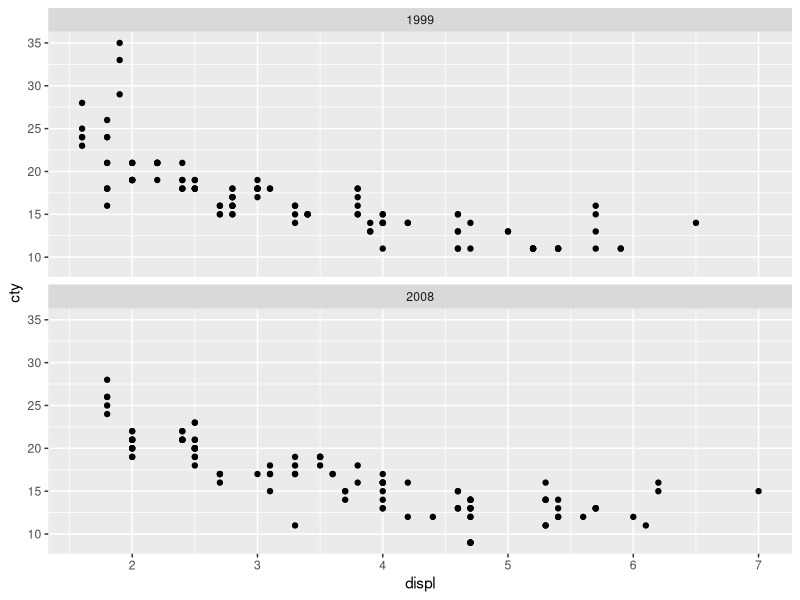
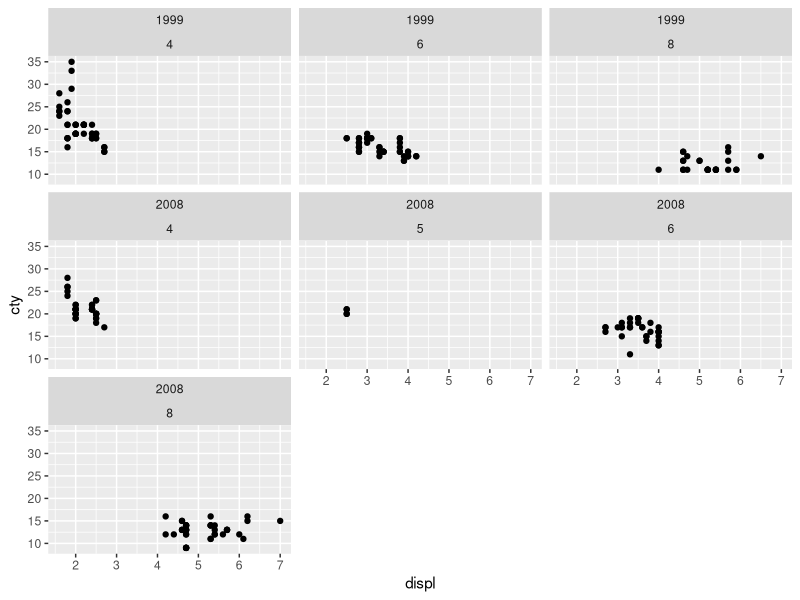
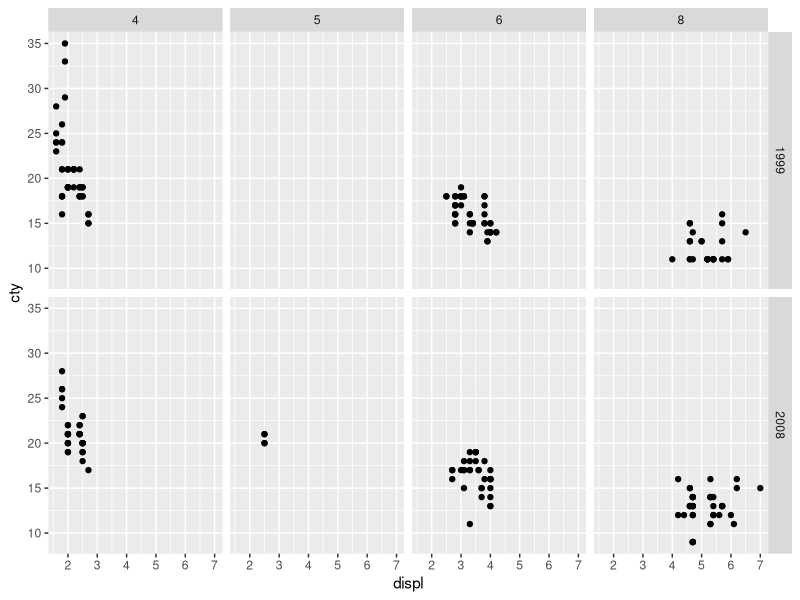
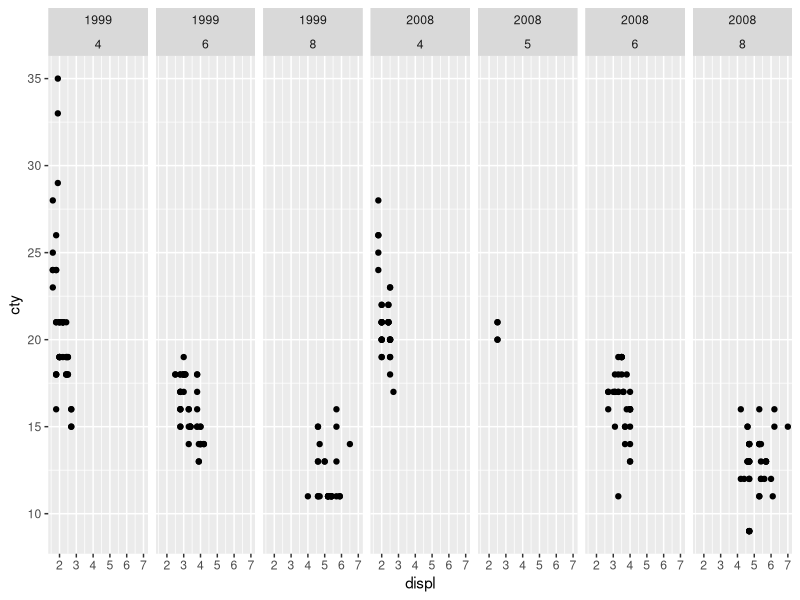
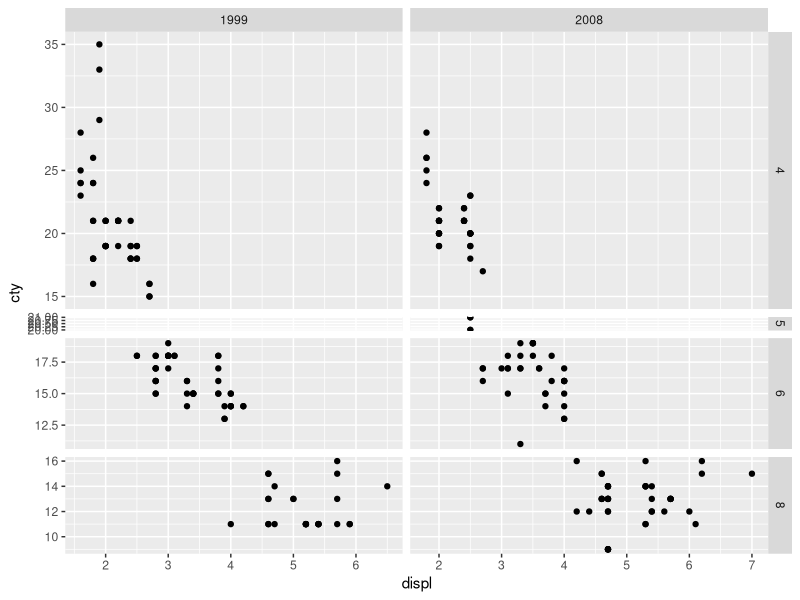
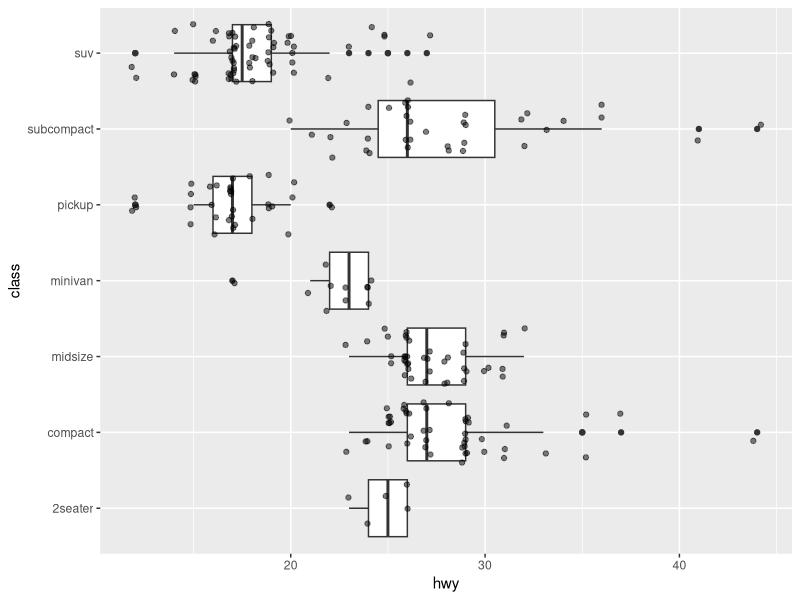
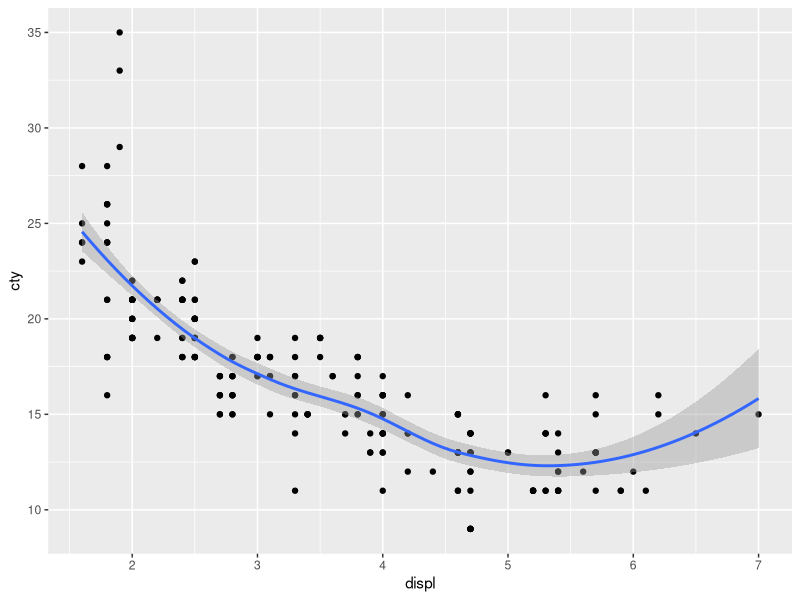
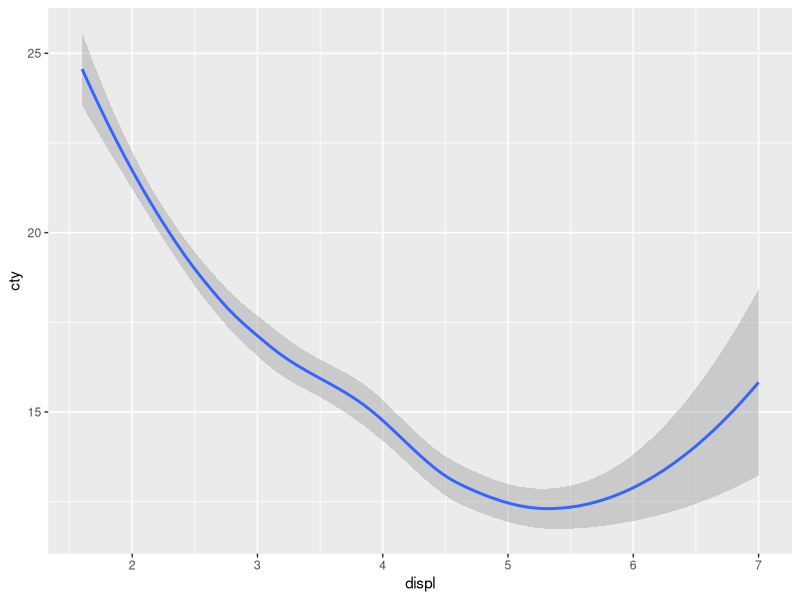

The R script that drew these images, in order:
library(tidyverse)
mpg

#scatter plot of displ vs cty facetted by year 
mpg %>% 
  ggplot(aes(x = displ, y = cty)) +
  geom_point() +
  facet_wrap(~year, nrow = 2)

#scatter plot of displ vs cty facetted by year & cyl
# separate based on year and then cyl
mpg %>% 
  ggplot(aes(x = displ, y = cty)) +
  geom_point() +
  facet_wrap(year ~ cyl)

#scatter plot of displ vs cty facet_grid(cyl ~ year)
# year is row and cty is column 
mpg %>% 
  ggplot(aes(x = displ, y = cty)) +
  geom_point() +
  facet_grid(year ~ cyl)

#scatter plot of displ vs cty facet_grid(~ year + cyl)
# became one column of year and cyl
mpg %>% 
  ggplot(aes(x = displ, y = cty)) +
  geom_point() +
  facet_grid(~year + cyl)

#scatter plot of displ vs cty facet_grid(~ year + cyl) add scales and space
# scales more presize scale for each graph
# space more obeservation more space less observation less space
mpg %>% 
  ggplot(aes(x = displ, y = cty)) +
  geom_point() +
  facet_grid(cyl ~ year, scales="free", space = "free")

# Overplotting 
# boxplot of hwy by class add geom_jitter and width = 0.2 and alpha 0.5
mpg %>%
  ggplot(aes(x = hwy, y = class)) +
  geom_boxplot() +
  geom_jitter(width = 0.2, alpha = 0.5) # add scatter points, width added white noise to the point and alpha added transparency to point

# Scatter plot of displ by cty add geom_smooth
mpg %>%
  ggplot(aes(x = displ, y = cty)) +
  geom_point() +
  geom_smooth() # add prediction line, 95% interval is the shade gray 

#remove geom_point: just the prediction line without no point
mpg %>%
  ggplot(aes(x = displ, y = cty)) +
  geom_smooth() 

# add geom_rug
mpg %>%
  ggplot(aes(x = displ, y = cty)) +
  geom_point() +
  geom_smooth() + # add prediction line
  geom_rug() # added index lines 

library(patchwork)
p_a <- mpg %>%
  ggplot(aes(x = manufacturer)) +
  geom_bar() +
  facet_grid(year ~ drv) +
  labs(
    title = "Manufacture count by year and drv"
  )

p_b <- mpg %>%
  ggplot(aes(x = factor(year)) )+
  geom_bar() + 
  labs(
    title = "Count by year"
  )

p_c <- mpg %>%
  ggplot(aes(x = drv)) +
  geom_bar() + 
  labs(
    title = "Count by drive type"
  )

p_a / (p_b + p_c)
